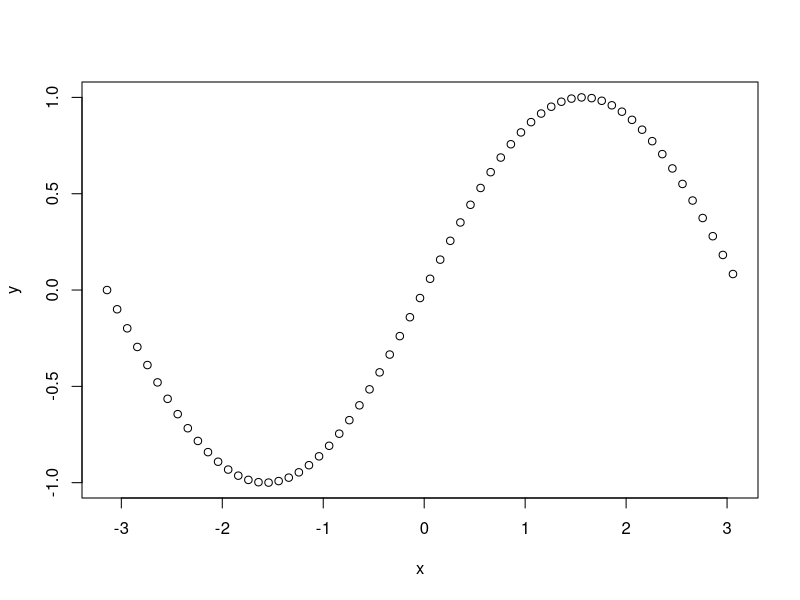
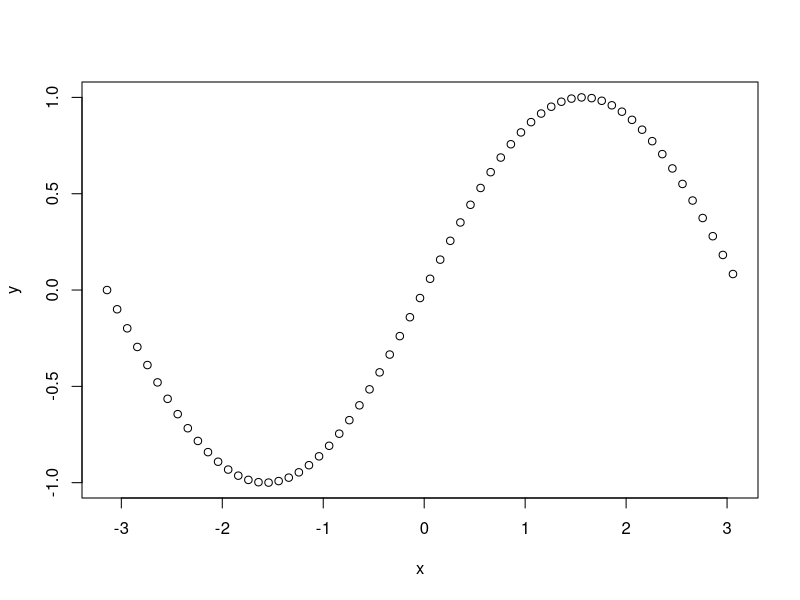

Generate these figures, in order, with R:
## ---- chunk 1

# les données
x <- seq(-pi, pi, 0.1)
y <- sin(x)

plot(x, y)   # format classique
plot(y ~ x)  # formule ---> plot.formula
